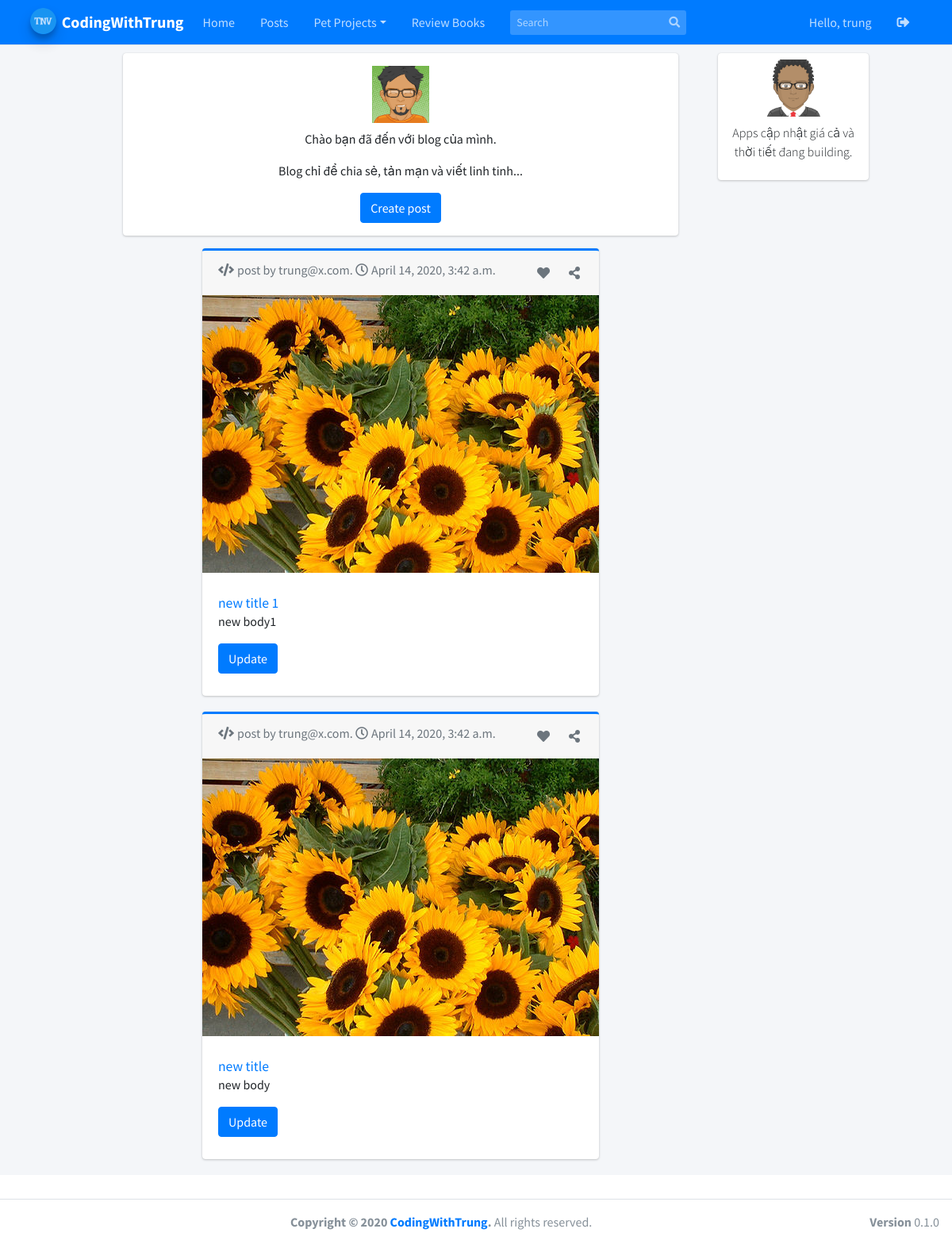
The page / (signed in) on the database its author committed.
### account/models.py (models this page shows, shortened)
class Account(AbstractBaseUser): # extends AbstractBaseUser
    email = models.EmailField(verbose_name="email", max_length=254, unique=True)
    username = models.CharField(verbose_name="username", max_length=50, unique=True)
    full_name = models.CharField(verbose_name="full name", max_length=100)
    description = models.CharField(verbose_name="description", max_length=1000)
    skills = models.CharField(verbose_name="skill", max_length=1000)
    date_joined = models.DateTimeField(verbose_name="date joined", auto_now=True)
    last_login = models.DateTimeField(verbose_name="last login", auto_now=True)
    is_admin = models.BooleanField(default=False)
    is_staff = models.BooleanField(default=False)
    is_active = models.BooleanField(default=True)
    is_superuser = models.BooleanField(default=False)
    USERNAME_FIELD = 'email'
    REQUIRED_FIELDS = ['username']
    objects = MyAccountManager()
    def __str__(self):
        return self.email

### blog/models.py (models this page shows, shortened)
class BlogPost(models.Model):
    title = models.CharField(null=False, max_length=50, blank=False)
    body = models.TextField(max_length=2000, null=False, blank=False)
    date_published = models.DateTimeField(auto_now_add=True, verbose_name="date published")
    image = models.ImageField(upload_to='blog', null=False, blank=True)
    date_updated = models.DateTimeField(auto_now=True, verbose_name="date updated")
    author = models.ForeignKey(settings.AUTH_USER_MODEL, on_delete=models.CASCADE)
    slug = models.SlugField(blank=True, unique=True)

### personal/views.py (the view)
# urls.py: path('', home_view, name='home'),
def home_view(request):
    context = {}
    blog_posts = sorted(BlogPost.objects.all(), key=attrgetter('date_updated'), reverse=True)
    context['blog_posts'] = blog_posts
    return render(request, 'personal/home.html', context)

### personal/templates/personal/home.html (shortened to what this page needs)
{% extends 'base.html' %}
{% load static %}
{% block content %}
  <div class="container">
    <div class="row">
      <div class="left-column col-lg-8 offset-lg-1">
        <div class="mb-3">
          <div class="card m-auto d-flex flex-column p-3">
            <img class="img-fluid d-block m-auto pb-2" src="{% static '/img/avatar04.png' %}" width="72" height="72">
            <p class="text-center">
              Chào bạn đã đến với blog của mình.
            </p>
            <p class="text-center">
              Blog chỉ để chia sẻ, tản mạn và viết linh tinh...
            </p>
            <p class="m-auto"><a class="btn btn-primary" href="{% url 'blog:create' %}">Create post</a></p>
          </div>
        </div>
        {% for post in blog_posts %}
        <div class="blog-post-container">
          {% include 'blog/snippets/blog_post_snippet.html' with blog_post=post %}
        </div>
        {% endfor %}
      </div>
      <div class="right-column col-lg-2 d-lg-flex d-none flex-column">
        <div class="card create-post-bar d-flex flex-column p-2">
          <img class="img-fluid d-block m-auto pb-2" src="{% static '/img/avatar.png' %}" width="72" height="72">
          <p class="lead text-center">Apps cập nhật giá cả và thời tiết đang building.</p>
        </div>
      </div>
    </div>
  </div>
{% endblock content %}

### templates/navbar.html (shortened to what this page needs)
{% load static %}
  <nav class="main-header navbar navbar-expand-md navbar-primary navbar-dark margin-nav">
    <div class="container">
      <a href="{% url 'home' %}" class="navbar-brand">
        <img src="{% static '/img/favicon.ico' %}" alt="AdminLTE Logo" class="brand-image img-circle elevation-3"
             style="opacity: .8">
        <span class="brand-text font-weight-bold">CodingWithTrung</span>
      </a>
      <div class="collapse navbar-collapse order-3" id="navbarCollapse">
        <ul class="navbar-nav">
          <li class="nav-item">
            <a href="{% url 'home' %}" class="nav-link">Home</a>
          </li>
          <li class="nav-item">
            <a href="#" class="nav-link">Posts</a>
          </li>
          <li class="nav-item dropdown">
            <a id="dropdownSubMenu1" href="#" data-toggle="dropdown" aria-haspopup="true" aria-expanded="false" class="nav-link dropdown-toggle">Pet Projects</a>
          </li>
          <li class="nav-item">
            <a href="#" class="nav-link">Review Books</a>
          </li>
        </ul>
        <form class="form-inline ml-0 ml-md-3">
          <div class="input-group input-group-sm">
            <input class="form-control form-control-navbar" type="search" placeholder="Search" aria-label="Search">
            <div class="input-group-append">
              <button class="btn btn-navbar" type="submit">
                <i class="fas fa-search"></i>
              </button>
            </div>
          </div>
        </form>
      </div>
      <ul class="order-1 order-md-3 navbar-nav navbar-no-expand ml-auto">
        {% if request.user.is_authenticated %}
        <li class="nav-item">
            <a class="nav-link" href="{% url 'profile' %}">Hello, {{request.user.username}}</a>
        </li>
        <li class="nav-item">
            <a class="nav-link" href="{% url 'logout' %}" role="button"><i
                class="fas fa-sign-out-alt"></i></a>
        </li>
        {% else %}
        <li class="nav-item">
            <a class="nav-link" href="{% url 'login' %}" role="button"><i
                class="fas fa-sign-in-alt"></i></a>
        </li>
        {% endif %}
      </ul>
    </div>
  </nav>

### blog/templates/blog/snippets/blog_post_snippet.html (shortened to what this page needs)
<div class="container">
	<div class="row">
		<div class="card card-outline card-primary m-auto">
			<div class="card-footer text-muted">
				<div>
				  <p class="card-text">
					<i class="fas fa-code pr-1"></i>post by {{blog_post.author}}. <i class="far fa-clock pr-1"></i>{{blog_post.date_updated}}
				<i class="fas fa-share-alt text-muted float-right p-1 my-1" data-toggle="tooltip" data-placement="top" title="Share this post"></i>
				<i class="fas fa-heart text-muted float-right p-1 my-1 mr-3" data-toggle="tooltip" data-placement="top" title="I like it"></i>
				</p>
				</div>
			</div>
			<a href="{% url 'blog:detail' post.slug %}">
				<img class="card-img-top" src="{{blog_post.image.url}}">
			</a>
			<div class="card-body mt-2 mb-2">
				<a href="{% url 'blog:detail' post.slug %}">
					<h2 class="card-title">{{blog_post.title}}</h2>
				</a>
				<p class="card-text">{{blog_post.body|safe|truncatechars:200}}</p>
				{% if blog_post.author == request.user %}
					<a href="{% url 'blog:edit' blog_post.slug %}" class="btn btn-primary">Update</a>
				{% endif %}
			</div>
		</div>
	</div>
</div>

### templates/navbar.html (style rules this page uses)
.margin-nav { margin-bottom: 100px; }

### personal/templates/personal/home.html (style rules this page uses)
@media (min-width: 768px) { .right-column { margin-left: 20px; } }
.blog-post-container { margin-bottom: 20px; width: 100%; }
.create-post-bar { background-color: #fff; margin-bottom:20px; }
.left-column { padding:0px; margin-top: 10px; min-width: 770 ; }
.right-column { padding:0px; margin-top: 10px; }
.lead { font-size: 16px; }

### blog/templates/blog/snippets/blog_post_snippet.html (style rules this page uses)
.card { max-width: 700px; }
.card-body { padding: 20px; }

### rows shown on the page
Account: user.username "trung"
BlogPost: author "trung@x.com", date_updated "April 14, 2020, 3:42 a.m.", image (picture), title "new title 1", body "new body1", shows "Update"
BlogPost: author "trung@x.com", date_updated "April 14, 2020, 3:42 a.m.", image (picture), title "new title", body "new body", shows "Update"
